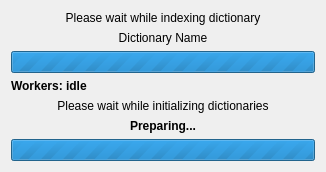
<ui version="4.0" >
 <class>Initializing</class>
 <widget class="QDialog" name="Initializing" >
  <property name="windowModality" >
   <enum>Qt::ApplicationModal</enum>
  </property>
  <property name="geometry" >
   <rect>
    <x>0</x>
    <y>0</y>
    <width>326</width>
        <height>164</height>
   </rect>
  </property>
  <property name="minimumSize">
   <size>
    <width>326</width>
    <height>0</height>
   </size>
  </property>
  <property name="windowTitle" >
   <string>GoldenDict - Initializing</string>
  </property>
  <layout class="QVBoxLayout" name="verticalLayout" >
   <item>
    <widget class="QLabel" name="operation" >
     <property name="text" >
      <string>Please wait while indexing dictionary</string>
     </property>
     <property name="alignment" >
      <set>Qt::AlignCenter</set>
     </property>
    </widget>
   </item>
   <item>
    <widget class="QLabel" name="dictionary" >
     <property name="text" >
      <string>Dictionary Name</string>
     </property>
     <property name="scaledContents" >
      <bool>false</bool>
     </property>
     <property name="alignment" >
      <set>Qt::AlignCenter</set>
     </property>
     <property name="wordWrap">
      <bool>true</bool>
     </property>
    </widget>
   </item>
   <item>
    <widget class="QProgressBar" name="progressBar" >
     <property name="maximum" >
      <number>0</number>
     </property>
     <property name="value" >
      <number>-1</number>
     </property>
     <property name="alignment">
      <set>Qt::AlignCenter</set>
     </property>
    </widget>
   </item>
    <item>
     <widget class="QLabel" name="workerTasks" >
       <property name="font" >
        <font>
         <weight>75</weight>
         <bold>true</bold>
        </font>
       </property>
      <property name="text" >
      <string>Workers: idle</string>
      </property>
      <property name="alignment" >
      <set>Qt::AlignLeft|Qt::AlignTop</set>
      </property>
      <property name="wordWrap">
      <bool>true</bool>
      </property>
     </widget>
    </item>
    <item>
     <widget class="QLabel" name="deferredOperation" >
      <property name="text" >
        <string>Please wait while initializing dictionaries</string>
      </property>
      <property name="alignment" >
        <set>Qt::AlignCenter</set>
      </property>
     </widget>
    </item>
    <item>
     <widget class="QLabel" name="deferredDictionary" >
      <property name="font" >
        <font>
         <weight>75</weight>
         <bold>true</bold>
        </font>
      </property>
      <property name="text" >
        <string>Preparing...</string>
      </property>
      <property name="scaledContents" >
        <bool>false</bool>
      </property>
      <property name="alignment" >
        <set>Qt::AlignCenter</set>
      </property>
      <property name="wordWrap">
        <bool>true</bool>
      </property>
     </widget>
    </item>
    <item>
     <widget class="QProgressBar" name="deferredProgressBar" >
      <property name="maximum" >
        <number>0</number>
      </property>
      <property name="value" >
        <number>-1</number>
      </property>
      <property name="alignment">
        <set>Qt::AlignCenter</set>
      </property>
     </widget>
    </item>
  </layout>
 </widget>
 <resources/>
 <connections/>
</ui>
